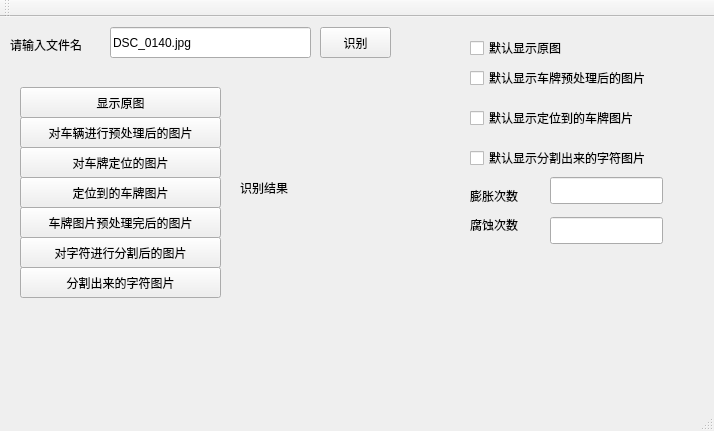
<?xml version="1.0" encoding="UTF-8"?>
<ui version="4.0">
 <class>MainWindow</class>
 <widget class="QMainWindow" name="MainWindow">
  <property name="geometry">
   <rect>
    <x>0</x>
    <y>0</y>
    <width>714</width>
    <height>431</height>
   </rect>
  </property>
  <property name="windowTitle">
   <string>MainWindow</string>
  </property>
  <widget class="QWidget" name="centralWidget">
   <widget class="QPushButton" name="pushButton">
    <property name="geometry">
     <rect>
      <x>20</x>
      <y>190</y>
      <width>201</width>
      <height>31</height>
     </rect>
    </property>
    <property name="text">
     <string>车牌图片预处理完后的图片</string>
    </property>
   </widget>
   <widget class="QPushButton" name="pushButton_2">
    <property name="geometry">
     <rect>
      <x>20</x>
      <y>130</y>
      <width>201</width>
      <height>31</height>
     </rect>
    </property>
    <property name="text">
     <string>对车牌定位的图片</string>
    </property>
   </widget>
   <widget class="QPushButton" name="pushButton_3">
    <property name="geometry">
     <rect>
      <x>20</x>
      <y>160</y>
      <width>201</width>
      <height>31</height>
     </rect>
    </property>
    <property name="text">
     <string>定位到的车牌图片</string>
    </property>
   </widget>
   <widget class="QPushButton" name="pushButton_4">
    <property name="geometry">
     <rect>
      <x>20</x>
      <y>100</y>
      <width>201</width>
      <height>31</height>
     </rect>
    </property>
    <property name="text">
     <string>对车辆进行预处理后的图片</string>
    </property>
   </widget>
   <widget class="QPushButton" name="pushButton_5">
    <property name="geometry">
     <rect>
      <x>20</x>
      <y>250</y>
      <width>201</width>
      <height>31</height>
     </rect>
    </property>
    <property name="text">
     <string>分割出来的字符图片</string>
    </property>
   </widget>
   <widget class="QPushButton" name="pushButton_6">
    <property name="geometry">
     <rect>
      <x>20</x>
      <y>70</y>
      <width>201</width>
      <height>31</height>
     </rect>
    </property>
    <property name="text">
     <string>显示原图</string>
    </property>
   </widget>
   <widget class="QLineEdit" name="lineEdit">
    <property name="geometry">
     <rect>
      <x>110</x>
      <y>10</y>
      <width>201</width>
      <height>31</height>
     </rect>
    </property>
    <property name="text">
     <string>DSC_0140.jpg</string>
    </property>
   </widget>
   <widget class="QLabel" name="label">
    <property name="geometry">
     <rect>
      <x>10</x>
      <y>20</y>
      <width>91</width>
      <height>16</height>
     </rect>
    </property>
    <property name="text">
     <string>请输入文件名</string>
    </property>
   </widget>
   <widget class="QPushButton" name="pushButton_7">
    <property name="geometry">
     <rect>
      <x>320</x>
      <y>10</y>
      <width>71</width>
      <height>31</height>
     </rect>
    </property>
    <property name="text">
     <string>识别</string>
    </property>
   </widget>
   <widget class="QLabel" name="label_2">
    <property name="geometry">
     <rect>
      <x>240</x>
      <y>70</y>
      <width>181</width>
      <height>201</height>
     </rect>
    </property>
    <property name="text">
     <string>识别结果</string>
    </property>
   </widget>
   <widget class="QCheckBox" name="checkBox">
    <property name="geometry">
     <rect>
      <x>470</x>
      <y>20</y>
      <width>131</width>
      <height>22</height>
     </rect>
    </property>
    <property name="text">
     <string>默认显示原图</string>
    </property>
   </widget>
   <widget class="QCheckBox" name="checkBox_2">
    <property name="geometry">
     <rect>
      <x>470</x>
      <y>50</y>
      <width>241</width>
      <height>22</height>
     </rect>
    </property>
    <property name="text">
     <string>默认显示车牌预处理后的图片</string>
    </property>
   </widget>
   <widget class="QCheckBox" name="checkBox_3">
    <property name="geometry">
     <rect>
      <x>470</x>
      <y>90</y>
      <width>211</width>
      <height>22</height>
     </rect>
    </property>
    <property name="text">
     <string>默认显示定位到的车牌图片</string>
    </property>
   </widget>
   <widget class="QCheckBox" name="checkBox_4">
    <property name="geometry">
     <rect>
      <x>470</x>
      <y>130</y>
      <width>231</width>
      <height>22</height>
     </rect>
    </property>
    <property name="text">
     <string>默认显示分割出来的字符图片</string>
    </property>
   </widget>
   <widget class="QLineEdit" name="lineEdit_2">
    <property name="geometry">
     <rect>
      <x>550</x>
      <y>160</y>
      <width>113</width>
      <height>27</height>
     </rect>
    </property>
   </widget>
   <widget class="QLabel" name="label_3">
    <property name="geometry">
     <rect>
      <x>470</x>
      <y>170</y>
      <width>67</width>
      <height>17</height>
     </rect>
    </property>
    <property name="text">
     <string>膨胀次数</string>
    </property>
   </widget>
   <widget class="QLabel" name="label_4">
    <property name="geometry">
     <rect>
      <x>470</x>
      <y>200</y>
      <width>71</width>
      <height>16</height>
     </rect>
    </property>
    <property name="text">
     <string>腐蚀次数</string>
    </property>
   </widget>
   <widget class="QLineEdit" name="lineEdit_3">
    <property name="geometry">
     <rect>
      <x>550</x>
      <y>200</y>
      <width>113</width>
      <height>27</height>
     </rect>
    </property>
   </widget>
   <widget class="QPushButton" name="pushButton_10">
    <property name="geometry">
     <rect>
      <x>20</x>
      <y>220</y>
      <width>201</width>
      <height>31</height>
     </rect>
    </property>
    <property name="text">
     <string>对字符进行分割后的图片</string>
    </property>
   </widget>
  </widget>
  <widget class="QMenuBar" name="menuBar">
   <property name="geometry">
    <rect>
     <x>0</x>
     <y>0</y>
     <width>714</width>
     <height>28</height>
    </rect>
   </property>
  </widget>
  <widget class="QToolBar" name="mainToolBar">
   <attribute name="toolBarArea">
    <enum>TopToolBarArea</enum>
   </attribute>
   <attribute name="toolBarBreak">
    <bool>false</bool>
   </attribute>
  </widget>
  <widget class="QStatusBar" name="statusBar"/>
 </widget>
 <layoutdefault spacing="6" margin="11"/>
 <resources/>
 <connections/>
</ui>
